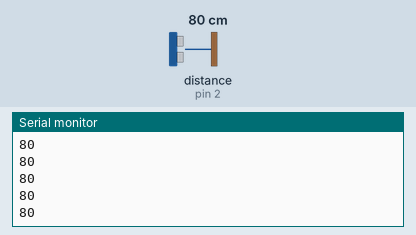
Bench run of a sketch on a simulated Arduino Uno, built with avr-gcc and run on an emulated ATmega328P. Parts: the last lines printed to the serial monitor. Wiring (inferred from the names in the program): ultrasonic range finder: trigger pin 3; echo pin 2. The inputs (shaded band) are chosen by the test bench; at power-on: distance to the obstacle (sensor on pin 2) 80 cm. The echo pulse lasts 58.3 µs per cm.

Above: at 1.2 s.
1.3 s: distance to the obstacle (sensor on pin 2) set to 2 cm
At 1.59 s:
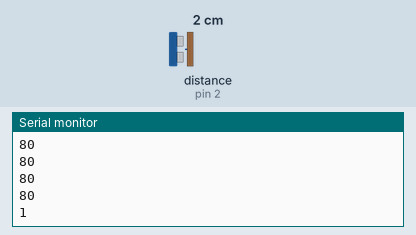
2.8 s: distance to the obstacle (sensor on pin 2) set to 4 cm
At 2.8 s:
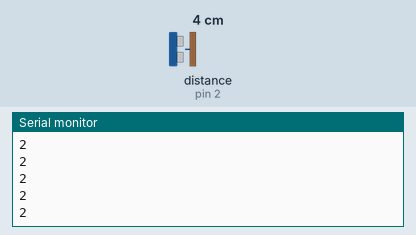
Timing chart, 0 to 5.8 s (numbered marks = the images above; inputs shaded):
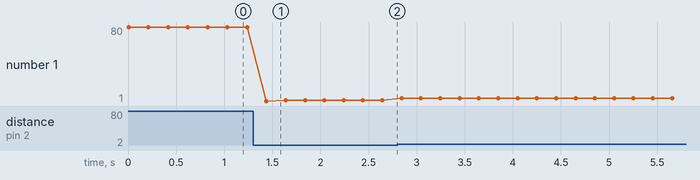

The sketch:

HC-SR04.ino
```cpp
//Vcc: 5V
//Gnd: GND
//Trig: 3番ピン
//Echo: 2番ピン

int TRIG = 3;
int ECHO = 2;

double duration = 0;
double distance = 0;
double speed_of_sound = 331.5 + 0.6 * 25; // 25℃の気温の想定

void setup() {
  Serial.begin( 9600 );

  pinMode(ECHO, INPUT );
  pinMode(TRIG, OUTPUT );
}

void loop() {
  digitalWrite(TRIG, LOW);
  delayMicroseconds(2);
  digitalWrite( TRIG, HIGH );
  delayMicroseconds( 10 );
  digitalWrite( TRIG, LOW );
  duration = pulseIn( ECHO, HIGH ); // 往復にかかった時間が返却される[マイクロ秒]

  if (duration > 0) {
    duration = duration / 2; // 往路にかかった時間
    distance = duration * speed_of_sound * 100 / 1000000;
    Serial.println((int)distance);
  }

  delay(200);
}
```

Measured:
- after the input at 1.3 s, the serial monitor: prints a new line after 0.14 s (image 1)
- plotted number 1: 80 → 2 after the input at 1.3 s, 2 → 4 after the input at 2.8 s
